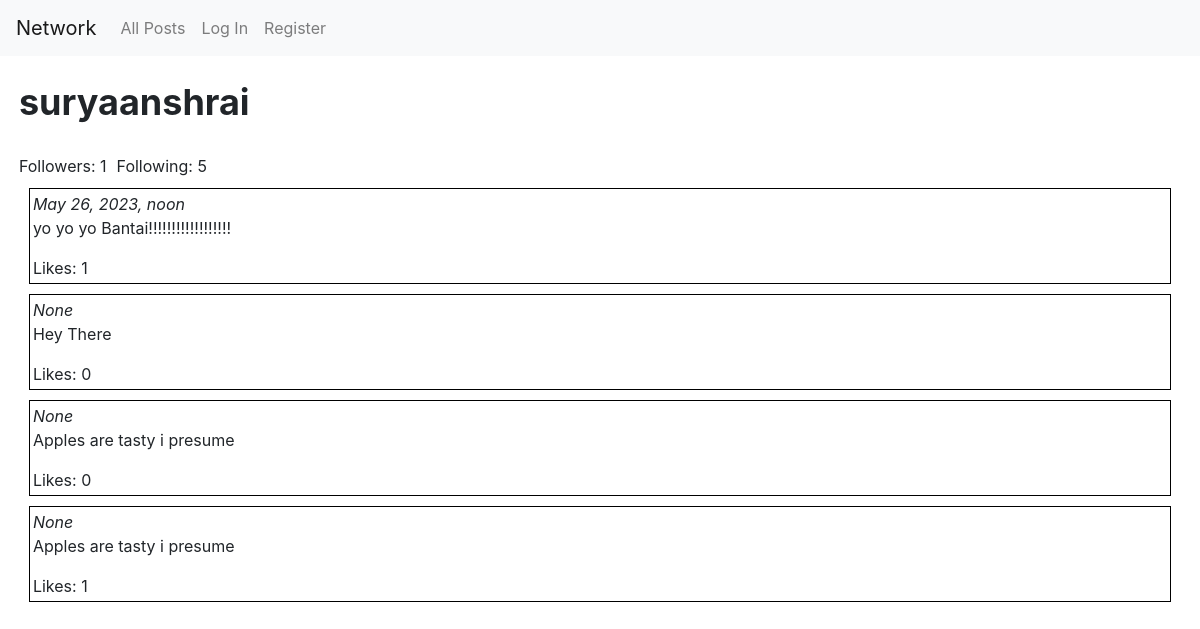
The page /user/suryaanshrai on the database its author committed.
### network/models.py (models this page shows, shortened)
class User(AbstractUser):
    pass

class Posts(models.Model):
    poster = models.ForeignKey(User, on_delete=models.CASCADE, related_name="posts")
    content = models.TextField(max_length=256)
    time = models.DateTimeField(default=datetime.now())

### network/views.py (the view)
# urls.py: path("user/<str:username>", views.userpage, name="userpage"),
def userpage(request, username):
    user = User.objects.get(username=username)
    allposts = list(Posts.objects.filter(poster=user).values())
    for post in allposts:
        post['likecount']=len(Like.objects.filter(post_id=post['id']))
        liked=[1]
        if len(liked) == 0:
            post['liked'] = False
        else:
            post['liked'] = True
    allposts.reverse()
    follower = len(user.followers.all())
    following = len(user.following.all())
    try:
        Follower.objects.get(follower=User.objects.get(username=request.user.username), following=User.objects.get(username=username))
        follow_status = True
    except:
        follow_status = False
    return render(request, "network/userpage.html", {
        "username":username,
        "posts":allposts,
        "followers":follower,
        "following": following,
        "follow_status":follow_status
    })

### network/templates/network/userpage.html (shortened to what this page needs)
{% extends "network/layout.html" %}
{% load static %}
{% block body %}
    <div id="UserBody">
        <div id="username">
            {{username}}
        </div>
        <div id="belowFollowButton">
            <div>Followers: {{followers}}</div> <div>Following: {{following}}</div>
        </div>
        <div>
            {% for post in posts %}
            <div class="post">
                <i>{{post.time}}</i>
                <p>{{post.content}} </p>
                Likes: {{post.likecount}}
            </div>
            {% endfor %}
        </div>
    </div>
{% endblock %}

### network/static/network/styles.css (style rules this page uses)
.post { border:1px solid black; margin:10px; padding:3px; }
#username { font-size:36px; font-weight:bold; padding-bottom:15px; animation-name: enterFromRight; animation-duration:2s; }
#UserBody { padding:.5cm; }
#belowFollowButton { display: flex; flex:wrap; }
#belowFollowButton > div { padding-right:10px; padding-top:10px; }

### rows shown on the page
User: username "suryaanshrai"
Posts: time "May 26, 2023, noon", content "yo yo yo Bantai!!!!!!!!!!!!!!!!!!", likecount "1"
Posts: time "None", content "Hey There", likecount "0"
Posts: time "None", content "Apples are tasty i presume", likecount "0"
Posts: time "None", content "Apples are tasty i presume", likecount "1"

### other values the page prints
{{ followers }} "1"
{{ following }} "5"
